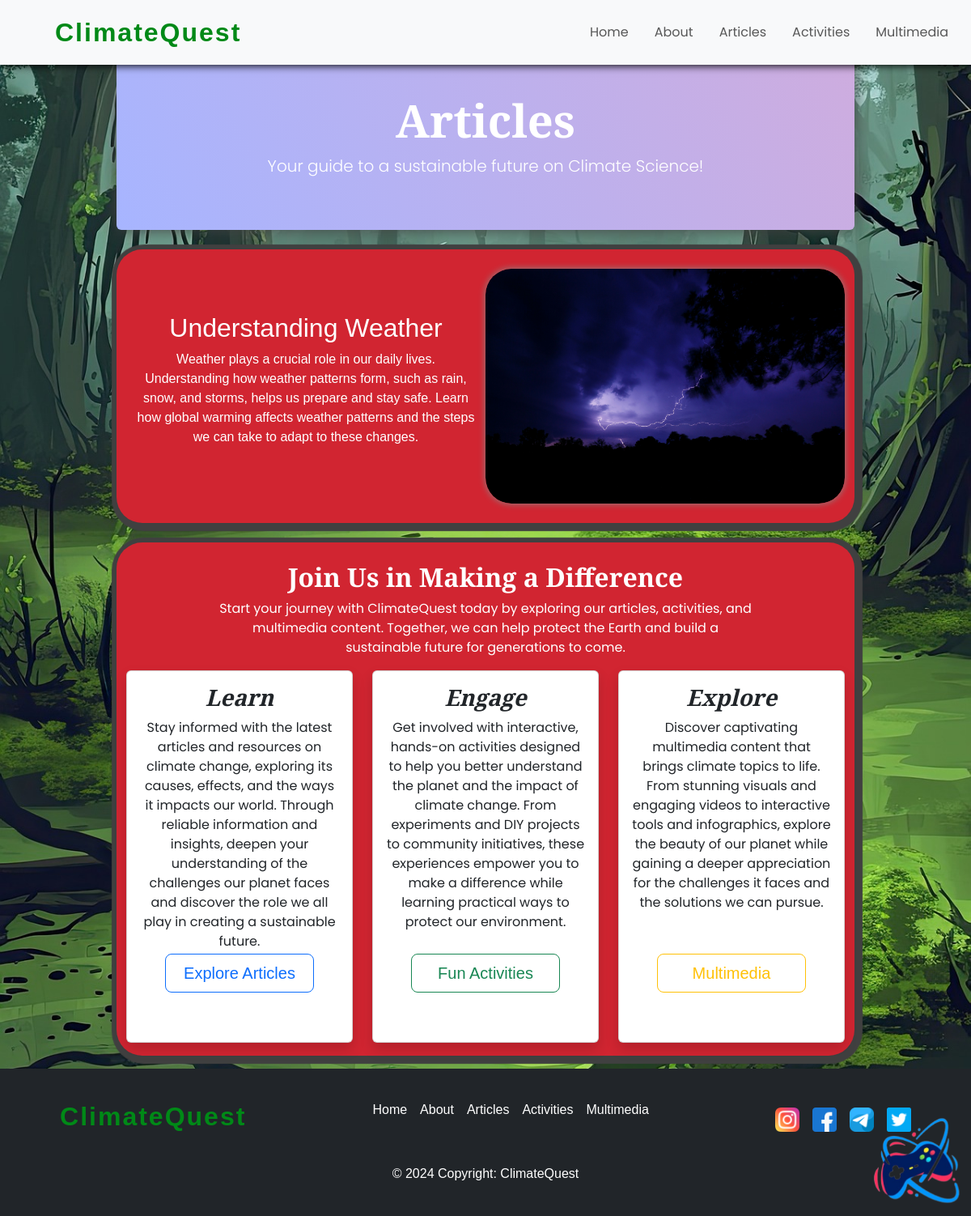
The page /article/understanding-weather/ on the database its author committed.
### ClimateQuest/models.py (models this page shows, shortened)
class Article(models.Model):
    title = models.CharField(max_length=200)
    slug = models.SlugField(unique=True)
    image = models.ImageField(upload_to='articles/')
    content = models.TextField()
    created_at = models.DateTimeField(auto_now_add=True)

### ClimateQuest/views.py (the view)
# urls.py: path('article/<slug:slug>/', views.article_detail, name='article_detail'),
def article_detail(request, slug):
    article = get_object_or_404(Article, slug=slug)
    return render(request, 'article_detail.html', {'article': article})

### ClimateQuest/templates/article_detail.html (shortened to what this page needs)
{% extends "base.html" %}
{% load static %}
{% block content %}
<div class="content">
    <div class="container-fluid gradient text-center rounded-bottom-2" data-aos="fade-in" data-aos-duration="1500">
        <div class="row">
            <div class="col-md-12">
                <h1 class="display-4">Articles</h1>
                <p class="lead">
                    Your guide to a sustainable future on Climate Science!
                </p>
            </div>
        </div>
    </div>
    <div class="container bgdeadpool text-center p-4 my-4 rounded-5" data-aos="fade-in" data-aos-duration="1500" data-aos-delay="400">
        <div class="row">
            <div class="col-md-6 align-content-center text-white">
                <h2>{{ article.title }}</h2>
                <p>{{ article.content }}</p>
            </div>
            <div class="col-md-6 artDetImg p-0 rounded-5" data-aos="fade-left" data-aos-duration="1000">
                <img src="{{ article.image.url }}" class="img-fluid rounded-5" alt="{{ article.title }}">
            </div>
        </div>
    </div>
    <div class="row text-center bgdeadpool m-0 my-3 pt-4 rounded-5" data-aos="fade-in" data-aos-duration="1500" data-aos-delay="400">
        <div class="container-sm d-flex flex-column text-white w-75">
            <h2>Join Us in Making a Difference</h2>
            <p>Start your journey with ClimateQuest today by exploring our articles, activities, and multimedia content. Together, we can help protect the Earth and build a sustainable future for generations to come.</p>
        </div>
        <div class="col-md-4 homeCard">
            <div class="card hCard shadow">
                <div class="card-body">
                    <h3 class="card-title">Learn</h3>
                    <p class="card-text">Stay informed with the latest articles and resources on climate change, exploring its causes, effects, and the ways it impacts our world. Through reliable information and insights, deepen your understanding of the challenges our planet faces and discover the role we all play in creating a sustainable future.</p>
                    <a href="{% url 'articles' %}" class="btn btn-outline-primary btn-lg mx-2 w-75">Explore Articles</a>
                </div>
            </div>
        </div>
        <div class="col-md-4 homeCard">
            <div class="card hCard shadow">
                <div class="card-body">
                    <h3 class="card-title">Engage</h3>
                    <p class="card-text">Get involved with interactive, hands-on activities designed to help you better understand the planet and the impact of climate change. From experiments and DIY projects to community initiatives, these experiences empower you to make a difference while learning practical ways to protect our environment.</p>
                    <a href="{% url 'activities' %}" class="btn btn-outline-success btn-lg mx-2 w-75">Fun Activities</a>
                </div>
            </div>
        </div>
        <div class="col-md-4 homeCard">
            <div class="card hCard shadow">
                <div class="card-body">
                    <h3 class="card-title">Explore</h3>
                    <p class="card-text">Discover captivating multimedia content that brings climate topics to life. From stunning visuals and engaging videos to interactive tools and infographics, explore the beauty of our planet while gaining a deeper appreciation for the challenges it faces and the solutions we can pursue.</p>
                    <a href="{% url 'multimedia' %}" class="btn btn-outline-warning btn-lg mx-2 w-75">Multimedia</a>
                </div>
            </div>
        </div>
    </div>
</div>
{% endblock %}

### ClimateQuest/static/css/styles.css (style rules this page uses)
body { margin: 0; padding: 0; }
.container { display: flex; justify-content: center; align-items: center; padding: 0; }
.gradient { display: grid; place-items: center; box-shadow: 0px 0px 20px #414141; height: auto; background: linear-gradient(60deg, #A7B5FF, #FFA2B6, #4B96FF); background-size: 500%; margin-top: 4.2rem; padding: 3rem 3rem; animation: bgAnimation 15s infinite; }
.gradient p { font-family: "Poppins", sans-serif; color: white; }
.gradient h1 { font-family: "Spectral", serif; font-weight: 800; font-style: normal; color: white; }
.container-sm h2 { font-family: "Spectral", serif; font-weight: 600; font-style: normal; }
.container-sm p { font-family: "Poppins", sans-serif; }
.homeCard { transition: .3s all; margin-bottom: 1rem; }
.hCard { height: 100%; padding-bottom: 2rem; }
.homeCard h3 { font-family: "Spectral", serif; font-weight: 600; font-style: italic; }
.homeCard p { font-family: "Poppins", sans-serif; height: 70%; }
.content { width: 80%; }
.artDetImg { box-shadow: 0px 0px 8px #888; overflow: hidden; }
.artDetImg img { width: 100%; height: 100%; object-fit: cover; transition: transform 800; }
.bgdeadpool { background-color: #D12531; box-shadow: 2px 2px 1px 8px #404040; }

### rows shown on the page
Article: title "Understanding Weather", content "Weather plays a crucial role in our daily lives. Understanding how weather patterns form, such as rain, snow, and storms, helps us prepare and stay safe. Learn how global warming affects weather patterns and the steps we can take to adapt to these changes.", image (picture)
